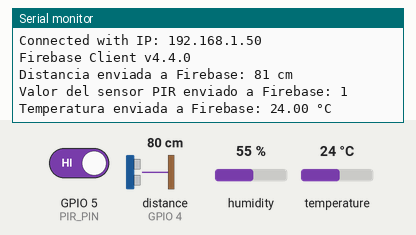
This sketch was run on a simulated ESP32. On the bench: the last lines printed to the serial monitor. The test bench sets the inputs (shaded band); at power-on: distance to the obstacle (sensor on GPIO 4) 80 cm, temperature 24 °C, GPIO 5 (PIR_PIN) HIGH, humidity 55 %. The echo pulse lasts 58.3 µs per cm; WiFi joins after 1.5 s; servers stay silent unless stated.

Above: at 2.7 s.
2.8 s: distance to the obstacle (sensor on GPIO 4) set to 2 cm
At 4.81 s:
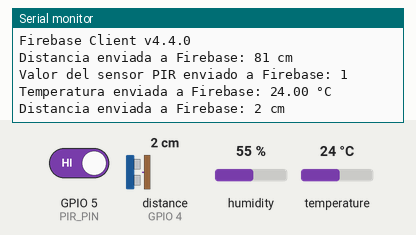
6.6 s: temperature set to 12 °C
At 7.96 s:
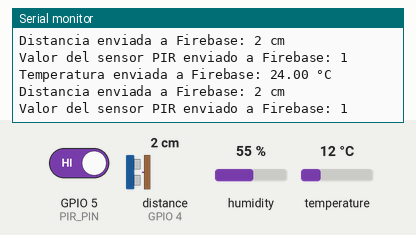
10.4 s: GPIO 5 (PIR_PIN) driven LOW
At 10.96 s:
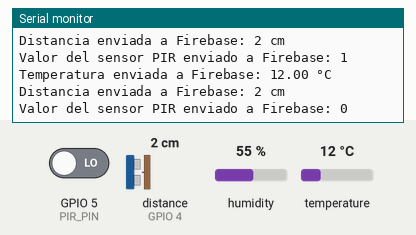
14.2 s: distance to the obstacle (sensor on GPIO 4) set to 4 cm
At 17.8 s:
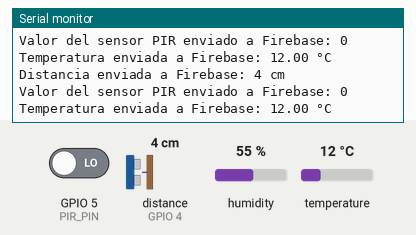
18.0 s: temperature set to 19 °C
At 20.5 s:
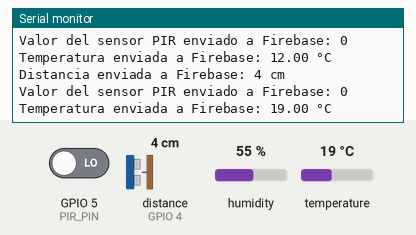
Timing chart, 0 to 22.0 s (numbered marks = the images above; inputs shaded):
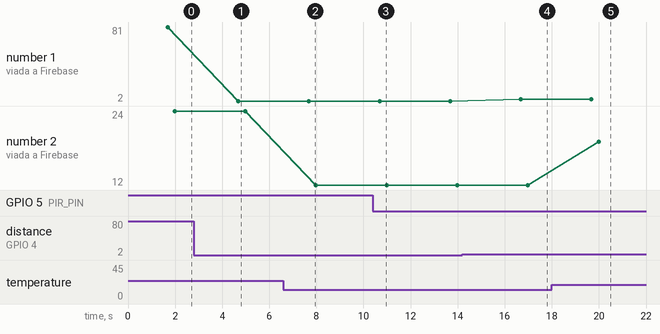

Measured:
- after the input at 2.8 s, the serial monitor: prints a new line after 1.9 s (image 1)
- after the input at 10.4 s, the serial monitor: prints a new line after 0.43 s (image 3)
- after the input at 14.2 s, the serial monitor: prints a new line after 2.5 s (image 4)
- after the input at 18.0 s, the serial monitor: prints a new line after 2.0 s (image 5)
- plotted number 1: 81 → 2 after the input at 2.8 s, 2 → 4 after the input at 14.2 s
- plotted number 2: 24 → 12 after the input at 6.6 s, 12 → 19 after the input at 18.0 s

The sketch:

esp32code_FirebaseConnection.ino
```cpp
#include <Arduino.h>
//Bibliotecas para la conexion con firebase
#include <WiFi.h>
#include <FirebaseESP32.h>
//Biblioteca para el sensor de ultra sonico
#include <NewPing.h>
// Bibliotecas para el sensor PIR movimiento
#include <Adafruit_Sensor.h>
//Biblioteca sensor temperatura
#include <DHT.h>

// Incluye los archivos de ayuda de Firebase
#include <addons/TokenHelper.h>
#include <addons/RTDBHelper.h>

// Definir el SSID y la contraseña de tu red Wi-Fi
#define WIFI_SSID "SSID"
#define WIFI_PASSWORD "PASSWORD"

// Define la clave API
#define API_KEY "API KEY"

// Define la URL de la base de datos en tiempo real
#define DATABASE_URL "URL"

// Define las credenciales de inicio de sesión del usuario
#define USER_EMAIL "EMAIL"
#define USER_PASSWORD "PASSWORD"

// Definición de pines para el sensor ultrasónico
#define TRIG_PIN 2  // Pin de trigger conectado al pin D2
#define ECHO_PIN 4  // Pin de echo conectado al pin D4
#define MAX_DISTANCE 200  // Distancia máxima de medición en centímetros

// Configura el objeto NewPing para el sensor ultrasónico
NewPing sonar(TRIG_PIN, ECHO_PIN, MAX_DISTANCE);

// Define el PIN para el sensor PIR movimiento
#define PIR_PIN 5

// Variables para el sensor PIR movimiento
int pirState = LOW;
int val = 0;

// Definición del PIN donde está conectado el sensor DHT de temperatura
#define DHT_PIN 18  // Pin D18 donde se conecta el sensor DHT
#define DHT_TYPE DHT11  // Cambia esto a DHT22 o DHT21 si estás utilizando un modelo de sensor DHT diferente
DHT dht(DHT_PIN, DHT_TYPE);

// Define objetos Firebase Data, Firebase Auth y Firebase Config
FirebaseData fbdo;
FirebaseAuth auth;
FirebaseConfig config;

unsigned long sendDataPrevMillis = 0;

unsigned long count = 0;


void setup() {
  // Inicializa la comunicación serial a 115200 baudios para la depuración
  Serial.begin(115200);

  // Conecta al Wi-Fi utilizando las credenciales proporcionadas
  WiFi.begin(WIFI_SSID, WIFI_PASSWORD);
  Serial.print("Connecting to Wi-Fi");
  while (WiFi.status() != WL_CONNECTED) {
    Serial.print(".");
    delay(300);
  }
  Serial.println();
  Serial.print("Connected with IP: ");
  Serial.println(WiFi.localIP());
  Serial.println();

  // Imprime la versión del cliente Firebase
  Serial.printf("Firebase Client v%s\n\n", FIREBASE_CLIENT_VERSION);

  // Asigna la clave API requerida
  config.api_key = API_KEY;

  // Asigna las credenciales de inicio de sesión del usuario
  auth.user.email = USER_EMAIL;
  auth.user.password = USER_PASSWORD;

  // Asigna la URL de la base de datos en tiempo real requerida
  config.database_url = DATABASE_URL;

  // Asigna la función de devolución de llamada para la tarea de generación de tokens de larga duración
  config.token_status_callback = tokenStatusCallback; // Ver addons/TokenHelper.h

  // Controla la reconexión de Wi-Fi, establecer en 'false' si será controlada por tu código o una biblioteca de terceros
  Firebase.reconnectNetwork(true);

  // Configura el tamaño del búfer SSL (necesario desde la versión 4.4.x con BearSSL)
  fbdo.setBSSLBufferSize(4096 /* Tamaño del búfer Rx en bytes de 512 a 16384 */, 1024 /* Tamaño del búfer Tx en bytes de 512 a 16384 */);

  // Inicializa Firebase con la configuración y autenticación
  Firebase.begin(&config, &auth);

  // Establece la cantidad de dígitos decimales para números de punto flotante en Firebase
  Firebase.setDoubleDigits(5);

  // Configura el PIN del sensor PIR de movimiento como entrada
  pinMode(PIR_PIN, INPUT);

  // Inicializa el sensor DHT temperatura
  dht.begin();
}

void loop() {
  // Firebase.ready() debe llamarse repetidamente para manejar tareas de autenticación

  if (Firebase.ready() && (millis() - sendDataPrevMillis > 3000 || sendDataPrevMillis == 0)) {
    sendDataPrevMillis = millis();

    // Mide la distancia con el sensor ultrasónico
    unsigned int distance = sonar.ping_cm();

    // Lee los datos de temperatura del sensor DHT
    float temperature = dht.readTemperature();  // Cambia a readHumidity() si también deseas la humedad

    // Lee el valor del sensor PIR movimiento
    val = digitalRead(PIR_PIN);

    // Envía la distancia medida a Firebase Realtime Database
    if (Firebase.setInt(fbdo, "/sensores/distancia", distance)) {
      Serial.printf("Distancia enviada a Firebase: %u cm\n", distance);
    } else {
      Serial.println("Error al enviar la distancia a Firebase");
      Serial.println(fbdo.errorReason().c_str());
    }

    // Envía el valor del sensor PIR a Firebase
    if (Firebase.setInt(fbdo, "/sensores/movimiento", val)) {
      Serial.printf("Valor del sensor PIR enviado a Firebase: %d\n", val);
    } else {
      Serial.println("Error al enviar el valor del sensor PIR a Firebase");
      Serial.println(fbdo.errorReason().c_str());
    }

    // Envía los datos de temperatura a Firebase si la lectura es válida
    if (!isnan(temperature)) {
      if (Firebase.setFloat(fbdo, "/sensores/temperatura", temperature)) {
        Serial.printf("Temperatura enviada a Firebase: %.2f °C\n", temperature);
      } else {
        Serial.println("Error al enviar la temperatura a Firebase");
        Serial.println(fbdo.errorReason().c_str());
      }
    } else {
      Serial.println("Error al leer la temperatura del sensor DHT");
    }

    Serial.println();

    count++;
  }
}
```
